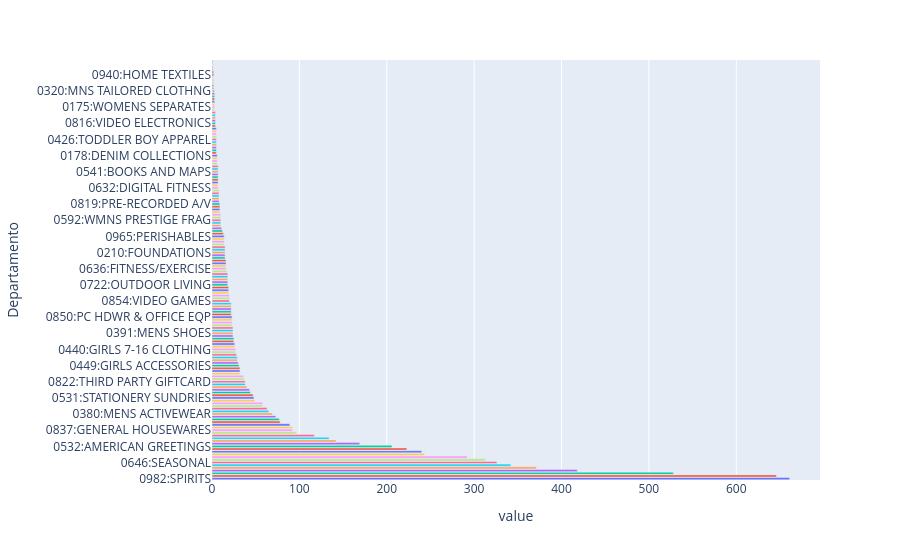

The notebook cell saved with this chart:
### Code cell
soma_quantidade_por_departamento = df.groupby('Departamento')['Qtd_Vendida'].sum().sort_values(ascending=False)

fig_unidades_vendidas = px.bar(soma_quantidade_por_departamento, color=soma_quantidade_por_departamento.index, orientation='h')
fig_unidades_vendidas.update_layout(showlegend=False)
fig_unidades_vendidas.show()
